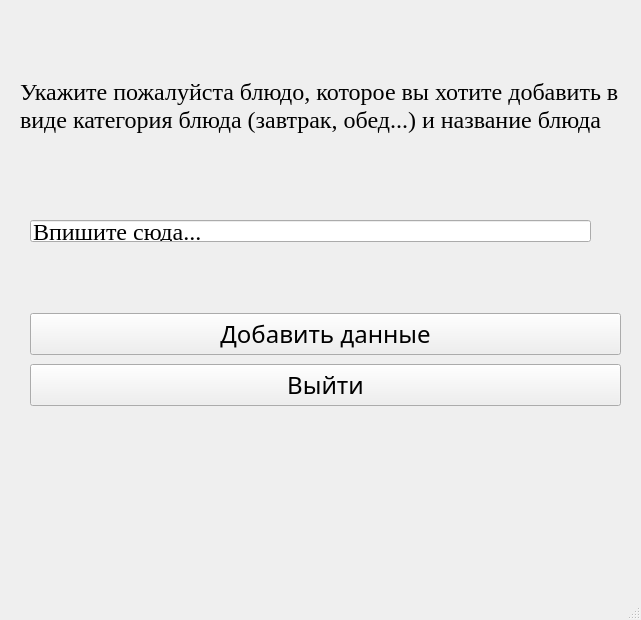
<?xml version="1.0" encoding="UTF-8"?>
<ui version="4.0">
 <class>Add_database</class>
 <widget class="QMainWindow" name="Add_database">
  <property name="geometry">
   <rect>
    <x>0</x>
    <y>0</y>
    <width>641</width>
    <height>620</height>
   </rect>
  </property>
  <property name="font">
   <font>
    <family>Times</family>
    <pointsize>18</pointsize>
   </font>
  </property>
  <property name="windowTitle">
   <string>Добавление данных</string>
  </property>
  <widget class="QWidget" name="centralwidget">
   <widget class="QWidget" name="verticalLayoutWidget">
    <property name="geometry">
     <rect>
      <x>30</x>
      <y>310</y>
      <width>591</width>
      <height>101</height>
     </rect>
    </property>
    <layout class="QVBoxLayout" name="verticalLayout">
     <item>
      <widget class="QPushButton" name="add_button">
       <property name="font">
        <font>
         <family>Apple Symbols</family>
         <pointsize>18</pointsize>
        </font>
       </property>
       <property name="text">
        <string>Добавить данные</string>
       </property>
      </widget>
     </item>
     <item>
      <widget class="QPushButton" name="exit_button">
       <property name="font">
        <font>
         <family>Apple Symbols</family>
         <pointsize>18</pointsize>
        </font>
       </property>
       <property name="text">
        <string>Выйти</string>
       </property>
      </widget>
     </item>
    </layout>
   </widget>
   <widget class="QLabel" name="label">
    <property name="geometry">
     <rect>
      <x>20</x>
      <y>-10</y>
      <width>611</width>
      <height>231</height>
     </rect>
    </property>
    <property name="focusPolicy">
     <enum>Qt::NoFocus</enum>
    </property>
    <property name="contextMenuPolicy">
     <enum>Qt::DefaultContextMenu</enum>
    </property>
    <property name="layoutDirection">
     <enum>Qt::LeftToRight</enum>
    </property>
    <property name="autoFillBackground">
     <bool>false</bool>
    </property>
    <property name="text">
     <string>Укажите пожалуйста блюдо, которое вы хотите добавить в виде категория блюда (завтрак, обед...) и название блюда</string>
    </property>
    <property name="textFormat">
     <enum>Qt::AutoText</enum>
    </property>
    <property name="scaledContents">
     <bool>false</bool>
    </property>
    <property name="wordWrap">
     <bool>true</bool>
    </property>
    <property name="margin">
     <number>0</number>
    </property>
    <property name="indent">
     <number>-1</number>
    </property>
    <property name="openExternalLinks">
     <bool>false</bool>
    </property>
   </widget>
   <widget class="QLineEdit" name="lineEdit">
    <property name="geometry">
     <rect>
      <x>30</x>
      <y>220</y>
      <width>561</width>
      <height>22</height>
     </rect>
    </property>
    <property name="text">
     <string>Впишите сюда...</string>
    </property>
   </widget>
  </widget>
  <widget class="QMenuBar" name="menubar">
   <property name="geometry">
    <rect>
     <x>0</x>
     <y>0</y>
     <width>641</width>
     <height>23</height>
    </rect>
   </property>
  </widget>
  <widget class="QStatusBar" name="statusbar"/>
 </widget>
 <resources/>
 <connections/>
</ui>
